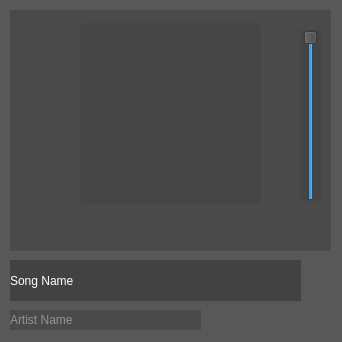
<?xml version="1.0" encoding="UTF-8"?>
<ui version="4.0">
 <class>Form</class>
 <widget class="QWidget" name="Form">
  <property name="windowModality">
   <enum>Qt::NonModal</enum>
  </property>
  <property name="geometry">
   <rect>
    <x>0</x>
    <y>0</y>
    <width>342</width>
    <height>342</height>
   </rect>
  </property>
  <property name="maximumSize">
   <size>
    <width>342</width>
    <height>342</height>
   </size>
  </property>
  <property name="windowTitle">
   <string>Spotify Player</string>
  </property>
  <property name="styleSheet">
   <string notr="true">background-color: rgba(66, 66, 66, 169);</string>
  </property>
  <widget class="QLabel" name="album_coverbg">
   <property name="geometry">
    <rect>
     <x>10</x>
     <y>10</y>
     <width>321</width>
     <height>241</height>
    </rect>
   </property>
   <property name="text">
    <string/>
   </property>
   <property name="scaledContents">
    <bool>true</bool>
   </property>
  </widget>
  <widget class="QLabel" name="previous">
   <property name="geometry">
    <rect>
     <x>10</x>
     <y>260</y>
     <width>291</width>
     <height>41</height>
    </rect>
   </property>
   <property name="styleSheet">
    <string notr="true">font: 16pt &quot;OCR A Extended&quot;;
color: rgb(255, 255, 255);
background-color: rgb(66, 66, 66);</string>
   </property>
   <property name="text">
    <string>Song Name</string>
   </property>
  </widget>
  <widget class="QLabel" name="artistname">
   <property name="geometry">
    <rect>
     <x>10</x>
     <y>310</y>
     <width>191</width>
     <height>20</height>
    </rect>
   </property>
   <property name="styleSheet">
    <string notr="true">color: rgba(229, 229, 229, 120);
font: 10pt &quot;MS Shell Dlg 2&quot;;</string>
   </property>
   <property name="text">
    <string>Artist Name</string>
   </property>
  </widget>
  <widget class="QPushButton" name="musiccontrol">
   <property name="geometry">
    <rect>
     <x>160</x>
     <y>221</y>
     <width>21</width>
     <height>20</height>
    </rect>
   </property>
   <property name="text">
    <string/>
   </property>
   <property name="icon">
    <iconset>
     <normaloff>../img/pause-32.png</normaloff>../img/pause-32.png</iconset>
   </property>
   <property name="flat">
    <bool>true</bool>
   </property>
  </widget>
  <widget class="QPushButton" name="skip">
   <property name="geometry">
    <rect>
     <x>200</x>
     <y>220</y>
     <width>21</width>
     <height>21</height>
    </rect>
   </property>
   <property name="text">
    <string/>
   </property>
   <property name="icon">
    <iconset>
     <normaloff>../img/media-skip-forward-32.png</normaloff>../img/media-skip-forward-32.png</iconset>
   </property>
   <property name="flat">
    <bool>true</bool>
   </property>
  </widget>
  <widget class="QPushButton" name="pushButton_3">
   <property name="geometry">
    <rect>
     <x>118</x>
     <y>220</y>
     <width>21</width>
     <height>21</height>
    </rect>
   </property>
   <property name="text">
    <string/>
   </property>
   <property name="icon">
    <iconset>
     <normaloff>../img/media-skip-backward-32.png</normaloff>../img/media-skip-backward-32.png</iconset>
   </property>
   <property name="flat">
    <bool>true</bool>
   </property>
  </widget>
  <widget class="QLabel" name="albumcover">
   <property name="geometry">
    <rect>
     <x>80</x>
     <y>23</y>
     <width>181</width>
     <height>181</height>
    </rect>
   </property>
   <property name="styleSheet">
    <string notr="true">border: 2px solid &quot;white&quot;;
border-radius:5px;
border-left-color: rgb(180, 180, 180);
border-bottom-color: rgb(127, 127, 127);</string>
   </property>
   <property name="frameShape">
    <enum>QFrame::StyledPanel</enum>
   </property>
   <property name="text">
    <string/>
   </property>
  </widget>
  <widget class="QSlider" name="verticalSlider">
   <property name="geometry">
    <rect>
     <x>300</x>
     <y>30</y>
     <width>22</width>
     <height>171</height>
    </rect>
   </property>
   <property name="styleSheet">
    <string notr="true">gridline-color: rgb(170, 255, 0);</string>
   </property>
   <property name="maximum">
    <number>100</number>
   </property>
   <property name="value">
    <number>100</number>
   </property>
   <property name="sliderPosition">
    <number>100</number>
   </property>
   <property name="orientation">
    <enum>Qt::Vertical</enum>
   </property>
  </widget>
 </widget>
 <resources/>
 <connections/>
</ui>
